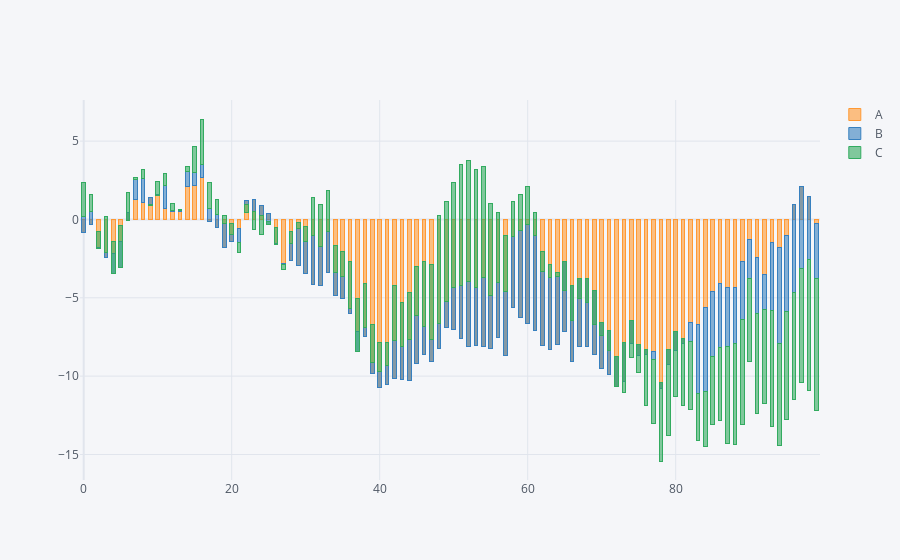

This figure's notebook cell:
### Code cell
df.iplot(kind='bar',bargap=0.5,barmode='stack')  # group,stack and overlay
